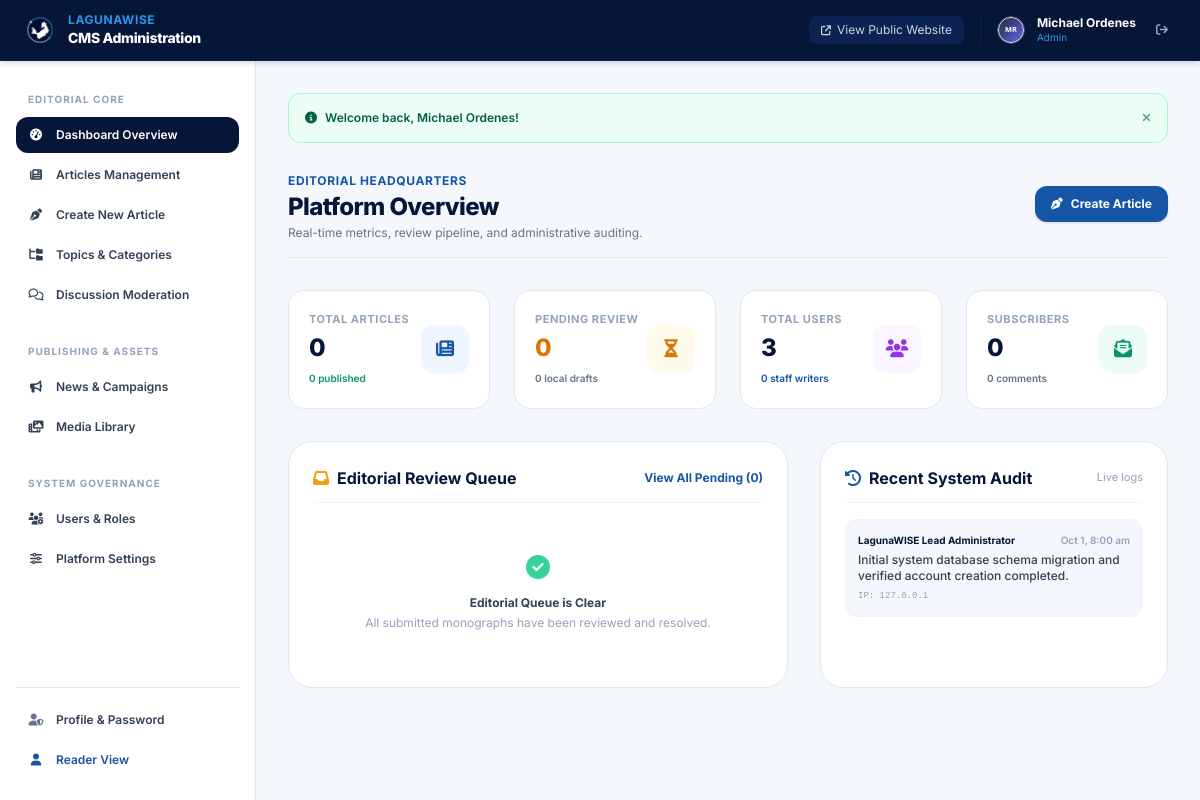
Page /admin/index.php (signed in) on the committed database.
### tables this page shows
CREATE TABLE `users` (
    `id` INT UNSIGNED AUTO_INCREMENT PRIMARY KEY,
    `name` VARCHAR(100) NOT NULL,
    `username` VARCHAR(50) NOT NULL UNIQUE,
    `email` VARCHAR(150) NOT NULL UNIQUE,
    `password_hash` VARCHAR(255) NOT NULL,
    `bio` TEXT NULL,
    `avatar` VARCHAR(255) NULL DEFAULT 'assets/images/default-avatar.svg',
    `status` ENUM('active', 'inactive', 'suspended') NOT NULL DEFAULT 'active',
    `must_change_password` TINYINT(1) NOT NULL DEFAULT 0,
    `last_login_at` DATETIME NULL,
    `created_at` TIMESTAMP DEFAULT CURRENT_TIMESTAMP,
    `updated_at` TIMESTAMP DEFAULT CURRENT_TIMESTAMP ON UPDATE CURRENT_TIMESTAMP,
    INDEX `idx_users_email` (`email`),
    INDEX `idx_users_username` (`username`),
    INDEX `idx_users_status` (`status`)
);

CREATE TABLE `activity_logs` (
    `id` INT UNSIGNED AUTO_INCREMENT PRIMARY KEY,
    `user_id` INT UNSIGNED NULL,
    `action` VARCHAR(100) NOT NULL,
    `entity_type` VARCHAR(50) NULL,
    `entity_id` INT UNSIGNED NULL,
    `ip_address` VARCHAR(45) NULL,
    `user_agent` TEXT NULL,
    `details` TEXT NULL,
    `created_at` TIMESTAMP DEFAULT CURRENT_TIMESTAMP,
    INDEX `idx_logs_user` (`user_id`),
    INDEX `idx_logs_created` (`created_at`),
    CONSTRAINT `fk_logs_user` FOREIGN KEY (`user_id`) REFERENCES `users` (`id`) ON DELETE SET NULL
);

### admin/index.php (the view, shortened to what the rows shown need)
<?php
$db = Database::getConnection();
$recentLogs = $db->query("
    SELECT l.*, u.name AS user_name, u.username
    FROM activity_logs l
    LEFT JOIN users u ON l.user_id = u.id
    ORDER BY l.created_at DESC
    LIMIT 8
")->fetchAll();
require_once __DIR__ . '/includes/admin-header.php';
?>
<div class="flex flex-col sm:flex-row sm:items-center justify-between gap-4 pb-4 border-b border-slate-200">
    <div>
        <h1 class="text-2xl font-extrabold text-navy-900 tracking-tight">Platform Overview</h1>
    </div>
</div>
<div class="grid grid-cols-1 lg:grid-cols-12 gap-8">
    <div class="lg:col-span-7 bg-white p-6 rounded-3xl border border-slate-200 shadow-xs space-y-4">
        <div class="flex items-center justify-between pb-3 border-b border-slate-100">
            <h2 class="text-base font-bold text-navy-900 flex items-center gap-2">
                <i class="fa-solid fa-inbox text-amber-500"></i>
                <span>Editorial Review Queue</span>
            </h2>
        </div>
    </div>
    <div class="lg:col-span-5 bg-white p-6 rounded-3xl border border-slate-200 shadow-xs space-y-4">
        <div class="flex items-center justify-between pb-3 border-b border-slate-100">
            <h2 class="text-base font-bold text-navy-900 flex items-center gap-2">
                <i class="fa-solid fa-clock-rotate-left text-lwblue"></i>
                <span>Recent System Audit</span>
            </h2>
        </div>
        <div class="space-y-3">
            <?php foreach ($recentLogs as $log): ?>
                <div class="p-3 bg-surface rounded-xl border border-slate-100 text-xs space-y-1">
                    <div class="flex items-center justify-between text-[10px] text-slate-400 font-semibold">
                        <span class="text-navy-900 font-bold"><?= e($log['user_name'] ?? 'System Process') ?></span>
                        <span><?= e(date('M j, g:i a', strtotime($log['created_at']))) ?></span>
                    </div>
                    <p class="text-slate-700 font-medium">
                        <?= e($log['details'] ?? $log['action']) ?>
                    </p>
                    <span class="inline-block text-[9px] font-mono text-slate-400">IP: <?= e($log['ip_address'] ?? '127.0.0.1') ?></span>
                </div>
            <?php endforeach; ?>
        </div>
    </div>
</div>
<?php require_once __DIR__ . '/includes/admin-footer.php'; ?>

### admin/includes/admin-header.php (shortened to what the rows shown need)
<?php
require_role(['super_admin', 'admin', 'editor']);
$currentUser = current_user();
?>
<!DOCTYPE html>
<html lang="en">
<head>
    <link rel="stylesheet" href="https://cdnjs.cloudflare.com/ajax/libs/font-awesome/6.4.2/css/all.min.css">
    <script src="https://cdn.tailwindcss.com"></script>
</head>
<body class="bg-surface text-slate-800 antialiased font-sans min-h-screen flex flex-col">
    <header class="bg-navy-900 text-white sticky top-0 z-40 border-b border-navy-800 shadow-md">
        <div class="px-4 sm:px-6 py-3 flex items-center justify-between">
            <div class="flex items-center gap-4 text-xs">
                <div class="flex items-center gap-3 border-l border-navy-800 pl-4">
                    <img src="<?= asset($currentUser['avatar'] ?? 'assets/images/default-avatar.svg') ?>"
                         alt="<?= e($currentUser['name']) ?>"
                         class="w-7 h-7 rounded-full object-cover border border-slate-600">
                    <div class="hidden md:block text-left">
                        <p class="font-bold text-white text-xs leading-none"><?= e($currentUser['name']) ?></p>
                        <p class="text-[10px] text-lwblue-light capitalize leading-tight mt-0.5"><?= e(str_replace('_', ' ', $currentUser['primary_role'])) ?></p>
                    </div>
                    <a href="<?= url('auth/logout.php') ?>" class="p-2 text-slate-400 hover:text-rose-400" title="Log Out">
                        <i class="fa-solid fa-arrow-right-from-bracket"></i>
                    </a>
                </div>
            </div>
        </div>
    </header>
    <div class="flex-1 flex overflow-hidden">
        <main class="flex-1 overflow-y-auto p-4 sm:p-8 bg-surface">
            <div class="max-w-7xl mx-auto space-y-8">

### rows in the picture
users: avatar (picture), name "Michael Ordenes"
activity_logs: user.name "LagunaWISE Lead Administrator", created_at "Oct 1, 8:00 am", details "Initial system database schema migration and verified account creation completed.", ip_address "127.0.0.1"

### other values in the picture
str_replace('_', ' ', $currentUser['primary_role']) "Admin"
$f['message'] "Welcome back, Michael Ordenes!"
$totalArticles "0"
$publishedArticles "0"
$pendingArticles "0"
$draftArticles "0"
$totalUsers "3"
$totalWriters "0"
$newsletterSubs "0"
$totalComments "0"
